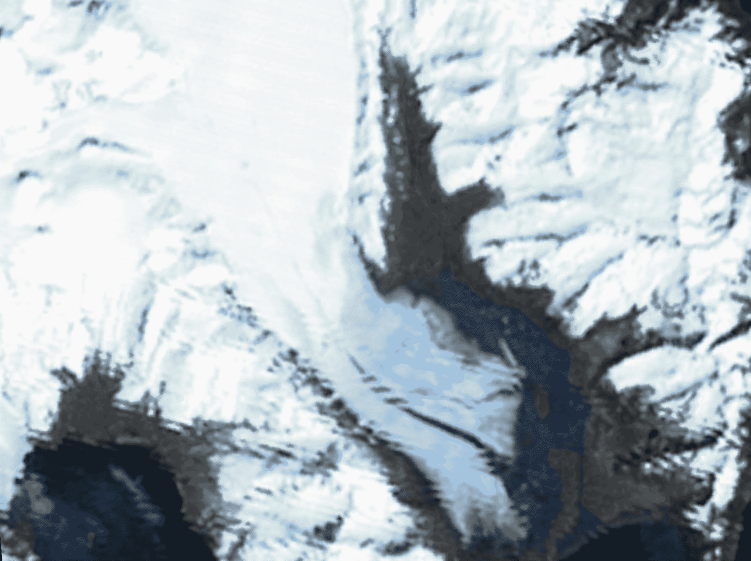
%> input picture report_02/bearGlacier1980.png, 1502 x 1121 px (shown at 1/2 size)
$ octave rep_0516_4.m   (GNU Octave 9; MATLAB toolbox functions it lacks are replaced by stand-ins)
%> lines starting %> are read from the running program, lines starting %| are printed output that depends on the picture; in (x1, y1, x2, y2) boxes, pixels count from 0 and x2, y2 are one past the last pixel; in counts of white or black regions, pixels touching at a corner belong together; the program's own positions count from 1
info1980 = imfinfo("bearGlacier1980.png");
type1980 = info1980.ColorType;
info2011 = imfinfo("bearGlacier2011.png");
type2011 = info2011.ColorType;

figure(1)
[glacier1980,map1980] = imread("bearGlacier1980.png");
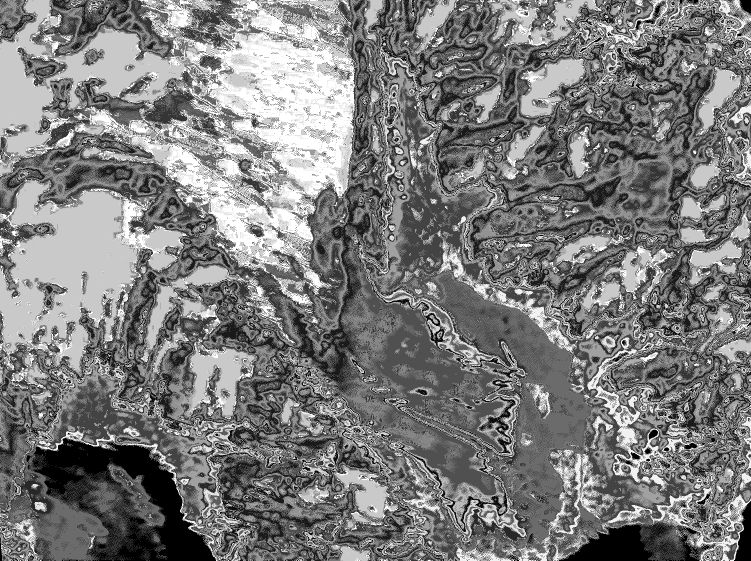
%> glacier1980: size 1121x1502 uint8 (shown at 1/2 size); min 0, max 19, mean 9.3; drawn with min black and max white
%> map1980 = 20 rows, first 12: [0.0784 0.114 0.149; 0.545 0.624 0.686; 0.816 0.878 0.898; 0.337 0.373 0.392; 0.922 0.945 0.953; 0.227 0.243 0.251; 0.643 0.765 0.863; 0.443 0.498 0.537; 0.122 0.176 0.243; 0.961 0.973 0.973; 0.737 0.816 0.863; 0.875 0.922 0.925]
imshow(glacier1980,map1980);
title("Bear Glacier in 1980")

figure(2)
[glacier2011,map2011] = imread("bearGlacier2011.png");
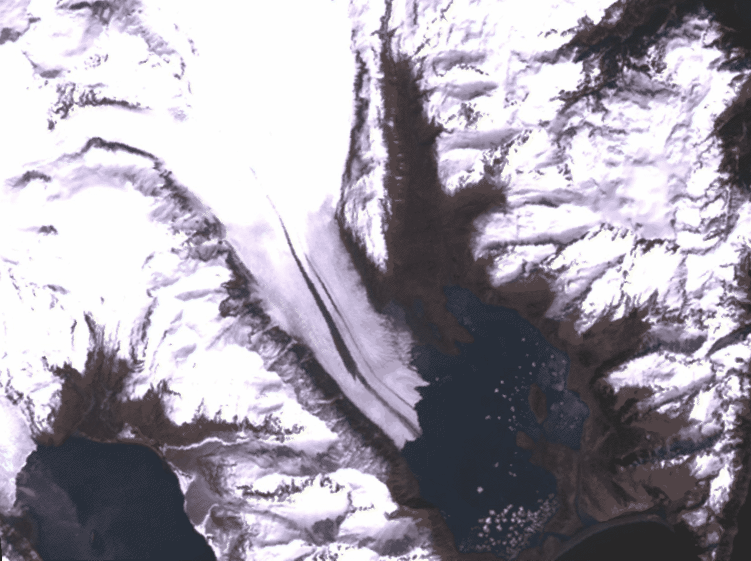
%> input picture report_02/bearGlacier2011.png, 1502 x 1121 px (shown at 1/2 size)
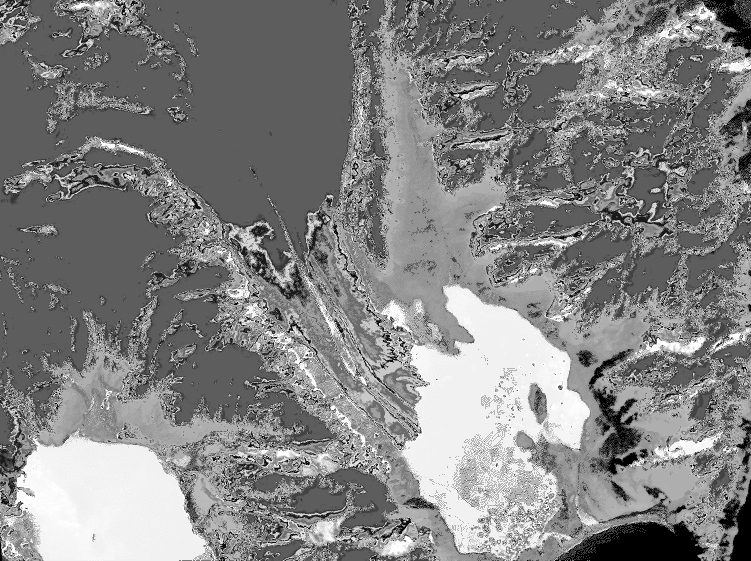
%> glacier2011: size 1121x1502 uint8 (shown at 1/2 size); min 0, max 19, mean 9.81; drawn with min black and max white
%> map2011 = 20 rows, first 12: [0.157 0.153 0.157; 0.639 0.592 0.69; 0.894 0.843 0.953; 0.38 0.341 0.396; 0.984 0.953 0.992; 0.988 0.988 0.961; 0.961 0.98 0.992; 0.996 0.996 0.996; 0.761 0.718 0.831; 0.255 0.231 0.251; 0.51 0.467 0.545; 0.22 0.196 0.212]
imshow(glacier2011,map2011);
title("Bear Glacier in 2011")

figure(3)
gs1980 = ind2gray(glacier1980,map1980);
gs2011 = ind2gray(glacier2011,map2011);
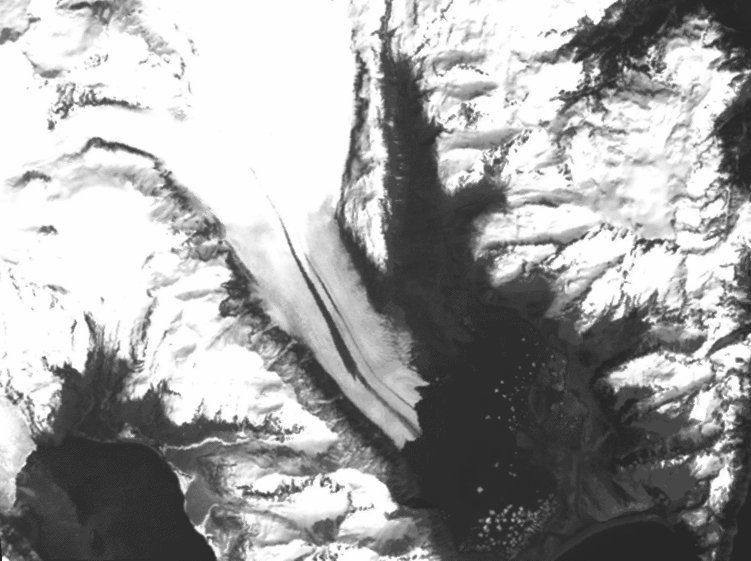
%> gs2011: size 1121x1502 uint8 (shown at 1/2 size); min 39, max 254, mean 161.9
imshowpair(gs1980,gs2011,"montage")
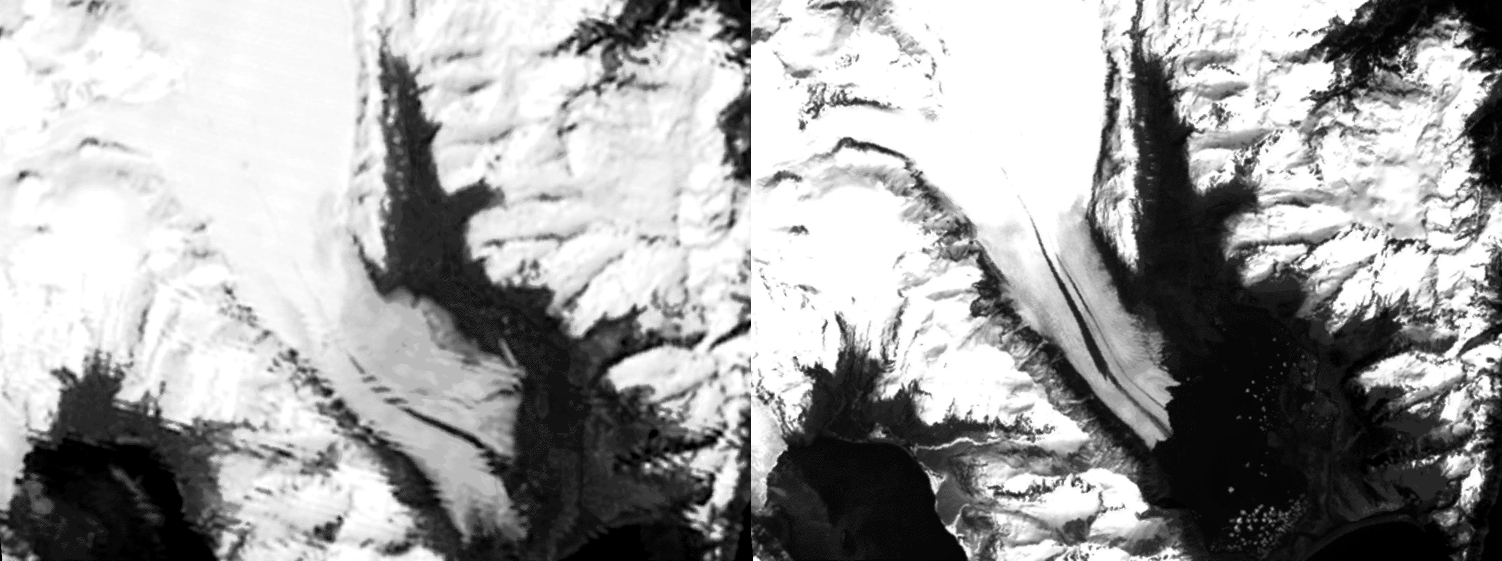
%> displayed picture: size 1121x3004, on the screen's scale of 0 to 255 (shown at 1/2 size); min 0, max 255, mean 160.6
title("Bear Glacier Comparison ^ 1980-2011")

figure(4)
%rgb1980 = ind2rgb(glacier1980,map1980);
%imshow(rgb1980)
rgb2011 = ind2rgb(glacier2011,map2011);
imshow(rgb2011)

figure(5)
[ind2011,map] = rgb2ind(rgb2011,2);
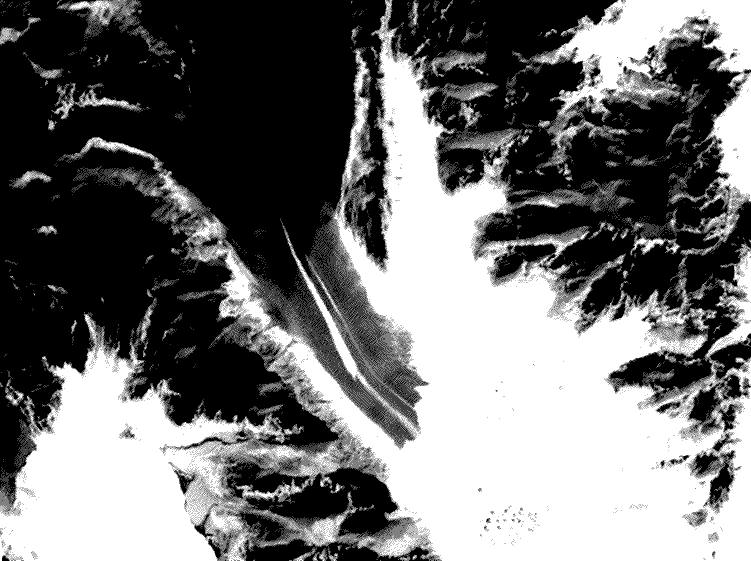
%> ind2011: size 1121x1502 uint8 (shown at 1/2 size); values 0 (black) and 1 (white), 44.5% white; 16716 white regions (16522 under 20 px), largest, box (x1, y1, x2, y2) and area: (0, 0, 1502, 1121) 631847, (1065, 0, 1502, 485) 65097, (273, 336, 409, 445) 2846
%> map = [0.918 0.902 0.941; 0.286 0.267 0.306]
imshow(ind2011,map)
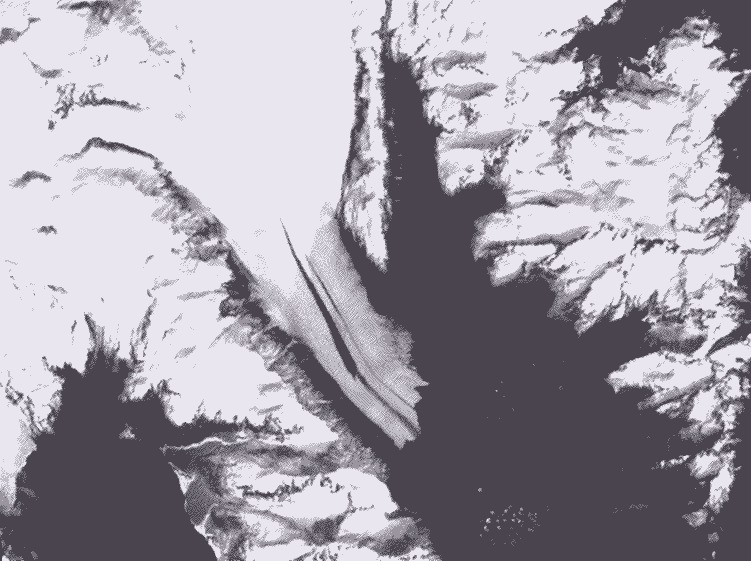
%> displayed picture: size 1121x1502x3, on the screen's scale of 0 to 255 (shown at 1/2 size); mean R, G, B 162.4, 157.9, 167.9
